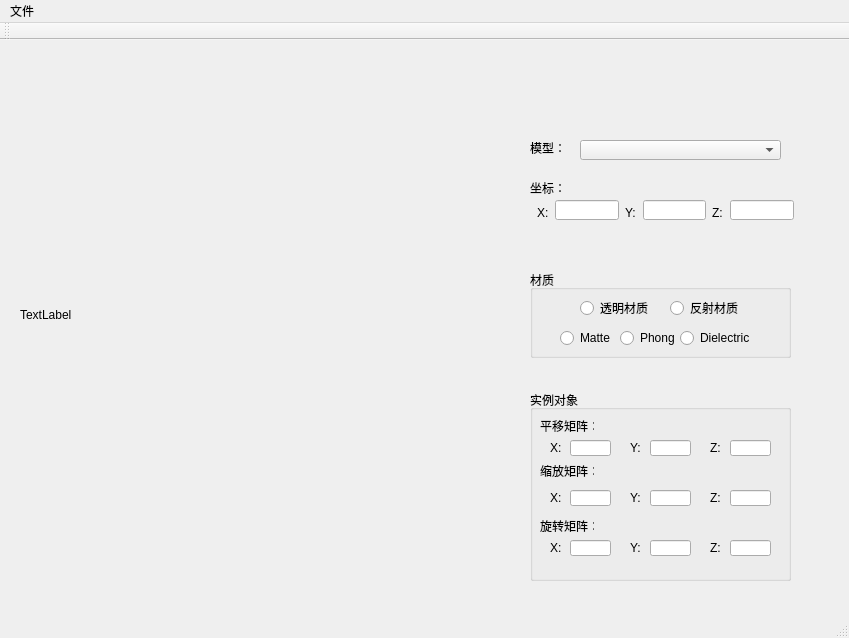
<?xml version="1.0" encoding="UTF-8"?>
<ui version="4.0">
 <class>MainWindow</class>
 <widget class="QMainWindow" name="MainWindow">
  <property name="geometry">
   <rect>
    <x>0</x>
    <y>0</y>
    <width>849</width>
    <height>638</height>
   </rect>
  </property>
  <property name="windowTitle">
   <string>MainWindow</string>
  </property>
  <widget class="QWidget" name="centralWidget">
   <widget class="QLabel" name="view">
    <property name="geometry">
     <rect>
      <x>20</x>
      <y>50</y>
      <width>450</width>
      <height>450</height>
     </rect>
    </property>
    <property name="text">
     <string>TextLabel</string>
    </property>
   </widget>
   <widget class="QLabel" name="label">
    <property name="geometry">
     <rect>
      <x>530</x>
      <y>140</y>
      <width>41</width>
      <height>16</height>
     </rect>
    </property>
    <property name="text">
     <string>坐标：</string>
    </property>
   </widget>
   <widget class="QGroupBox" name="groupBox_2">
    <property name="geometry">
     <rect>
      <x>530</x>
      <y>230</y>
      <width>261</width>
      <height>88</height>
     </rect>
    </property>
    <property name="title">
     <string>材质</string>
    </property>
    <widget class="QRadioButton" name="radioButton">
     <property name="geometry">
      <rect>
       <x>30</x>
       <y>60</y>
       <width>89</width>
       <height>16</height>
      </rect>
     </property>
     <property name="text">
      <string>Matte</string>
     </property>
    </widget>
    <widget class="QRadioButton" name="radioButton_2">
     <property name="geometry">
      <rect>
       <x>90</x>
       <y>60</y>
       <width>61</width>
       <height>16</height>
      </rect>
     </property>
     <property name="text">
      <string>Phong</string>
     </property>
    </widget>
    <widget class="QRadioButton" name="radioButton_3">
     <property name="geometry">
      <rect>
       <x>140</x>
       <y>30</y>
       <width>71</width>
       <height>16</height>
      </rect>
     </property>
     <property name="text">
      <string>反射材质</string>
     </property>
    </widget>
    <widget class="QRadioButton" name="radioButton_4">
     <property name="geometry">
      <rect>
       <x>50</x>
       <y>30</y>
       <width>71</width>
       <height>16</height>
      </rect>
     </property>
     <property name="text">
      <string>透明材质</string>
     </property>
    </widget>
    <widget class="QRadioButton" name="radioButton_5">
     <property name="geometry">
      <rect>
       <x>150</x>
       <y>60</y>
       <width>91</width>
       <height>16</height>
      </rect>
     </property>
     <property name="text">
      <string>Dielectric</string>
     </property>
    </widget>
   </widget>
   <widget class="QGroupBox" name="groupBox">
    <property name="geometry">
     <rect>
      <x>530</x>
      <y>350</y>
      <width>261</width>
      <height>191</height>
     </rect>
    </property>
    <property name="title">
     <string>实例对象</string>
    </property>
    <widget class="QLabel" name="label_5">
     <property name="geometry">
      <rect>
       <x>10</x>
       <y>30</y>
       <width>54</width>
       <height>12</height>
      </rect>
     </property>
     <property name="text">
      <string>平移矩阵：</string>
     </property>
    </widget>
    <widget class="QLabel" name="label_6">
     <property name="geometry">
      <rect>
       <x>10</x>
       <y>130</y>
       <width>54</width>
       <height>12</height>
      </rect>
     </property>
     <property name="text">
      <string>旋转矩阵：</string>
     </property>
    </widget>
    <widget class="QLabel" name="label_7">
     <property name="geometry">
      <rect>
       <x>10</x>
       <y>70</y>
       <width>54</width>
       <height>21</height>
      </rect>
     </property>
     <property name="text">
      <string>缩放矩阵：</string>
     </property>
    </widget>
    <widget class="QLabel" name="label_8">
     <property name="geometry">
      <rect>
       <x>20</x>
       <y>50</y>
       <width>16</width>
       <height>16</height>
      </rect>
     </property>
     <property name="text">
      <string>X:</string>
     </property>
    </widget>
    <widget class="QLineEdit" name="le_tranformX">
     <property name="geometry">
      <rect>
       <x>40</x>
       <y>50</y>
       <width>41</width>
       <height>16</height>
      </rect>
     </property>
    </widget>
    <widget class="QLabel" name="label_9">
     <property name="geometry">
      <rect>
       <x>100</x>
       <y>50</y>
       <width>16</width>
       <height>16</height>
      </rect>
     </property>
     <property name="text">
      <string>Y:</string>
     </property>
    </widget>
    <widget class="QLineEdit" name="le_tranformY">
     <property name="geometry">
      <rect>
       <x>120</x>
       <y>50</y>
       <width>41</width>
       <height>16</height>
      </rect>
     </property>
    </widget>
    <widget class="QLabel" name="label_10">
     <property name="geometry">
      <rect>
       <x>180</x>
       <y>50</y>
       <width>16</width>
       <height>16</height>
      </rect>
     </property>
     <property name="text">
      <string>Z:</string>
     </property>
    </widget>
    <widget class="QLineEdit" name="le_tranformZ">
     <property name="geometry">
      <rect>
       <x>200</x>
       <y>50</y>
       <width>41</width>
       <height>16</height>
      </rect>
     </property>
    </widget>
    <widget class="QLineEdit" name="le_scaleY_2">
     <property name="geometry">
      <rect>
       <x>120</x>
       <y>100</y>
       <width>41</width>
       <height>16</height>
      </rect>
     </property>
    </widget>
    <widget class="QLabel" name="label_11">
     <property name="geometry">
      <rect>
       <x>20</x>
       <y>100</y>
       <width>16</width>
       <height>16</height>
      </rect>
     </property>
     <property name="text">
      <string>X:</string>
     </property>
    </widget>
    <widget class="QLabel" name="label_12">
     <property name="geometry">
      <rect>
       <x>180</x>
       <y>100</y>
       <width>16</width>
       <height>16</height>
      </rect>
     </property>
     <property name="text">
      <string>Z:</string>
     </property>
    </widget>
    <widget class="QLineEdit" name="le_scaleZ_2">
     <property name="geometry">
      <rect>
       <x>200</x>
       <y>100</y>
       <width>41</width>
       <height>16</height>
      </rect>
     </property>
    </widget>
    <widget class="QLineEdit" name="le_scaleX_2">
     <property name="geometry">
      <rect>
       <x>40</x>
       <y>100</y>
       <width>41</width>
       <height>16</height>
      </rect>
     </property>
    </widget>
    <widget class="QLabel" name="label_13">
     <property name="geometry">
      <rect>
       <x>100</x>
       <y>100</y>
       <width>16</width>
       <height>16</height>
      </rect>
     </property>
     <property name="text">
      <string>Y:</string>
     </property>
    </widget>
    <widget class="QLabel" name="label_14">
     <property name="geometry">
      <rect>
       <x>20</x>
       <y>150</y>
       <width>16</width>
       <height>16</height>
      </rect>
     </property>
     <property name="text">
      <string>X:</string>
     </property>
    </widget>
    <widget class="QLineEdit" name="le_rotateX">
     <property name="geometry">
      <rect>
       <x>40</x>
       <y>150</y>
       <width>41</width>
       <height>16</height>
      </rect>
     </property>
    </widget>
    <widget class="QLineEdit" name="le_rotateZ">
     <property name="geometry">
      <rect>
       <x>200</x>
       <y>150</y>
       <width>41</width>
       <height>16</height>
      </rect>
     </property>
    </widget>
    <widget class="QLineEdit" name="le_rotateY">
     <property name="geometry">
      <rect>
       <x>120</x>
       <y>150</y>
       <width>41</width>
       <height>16</height>
      </rect>
     </property>
    </widget>
    <widget class="QLabel" name="label_15">
     <property name="geometry">
      <rect>
       <x>180</x>
       <y>150</y>
       <width>16</width>
       <height>16</height>
      </rect>
     </property>
     <property name="text">
      <string>Z:</string>
     </property>
    </widget>
    <widget class="QLabel" name="label_16">
     <property name="geometry">
      <rect>
       <x>100</x>
       <y>150</y>
       <width>16</width>
       <height>16</height>
      </rect>
     </property>
     <property name="text">
      <string>Y:</string>
     </property>
    </widget>
   </widget>
   <widget class="QLabel" name="label_2">
    <property name="geometry">
     <rect>
      <x>530</x>
      <y>100</y>
      <width>36</width>
      <height>16</height>
     </rect>
    </property>
    <property name="text">
     <string>模型：</string>
    </property>
   </widget>
   <widget class="QComboBox" name="cb_modelName">
    <property name="geometry">
     <rect>
      <x>580</x>
      <y>100</y>
      <width>201</width>
      <height>20</height>
     </rect>
    </property>
   </widget>
   <widget class="QLabel" name="label_17">
    <property name="geometry">
     <rect>
      <x>537</x>
      <y>165</y>
      <width>16</width>
      <height>16</height>
     </rect>
    </property>
    <property name="text">
     <string>X:</string>
    </property>
   </widget>
   <widget class="QLineEdit" name="le_localX">
    <property name="geometry">
     <rect>
      <x>555</x>
      <y>160</y>
      <width>64</width>
      <height>20</height>
     </rect>
    </property>
   </widget>
   <widget class="QLabel" name="label_19">
    <property name="geometry">
     <rect>
      <x>625</x>
      <y>165</y>
      <width>16</width>
      <height>16</height>
     </rect>
    </property>
    <property name="text">
     <string>Y:</string>
    </property>
   </widget>
   <widget class="QLineEdit" name="le_localY">
    <property name="geometry">
     <rect>
      <x>643</x>
      <y>160</y>
      <width>63</width>
      <height>20</height>
     </rect>
    </property>
   </widget>
   <widget class="QLabel" name="label_18">
    <property name="geometry">
     <rect>
      <x>712</x>
      <y>165</y>
      <width>16</width>
      <height>16</height>
     </rect>
    </property>
    <property name="text">
     <string>Z:</string>
    </property>
   </widget>
   <widget class="QLineEdit" name="le_localZ">
    <property name="geometry">
     <rect>
      <x>730</x>
      <y>160</y>
      <width>64</width>
      <height>20</height>
     </rect>
    </property>
   </widget>
   <zorder>groupBox_2</zorder>
   <zorder>groupBox</zorder>
   <zorder>label_2</zorder>
   <zorder>cb_modelName</zorder>
   <zorder>label_17</zorder>
   <zorder>le_localX</zorder>
   <zorder>label_19</zorder>
   <zorder>le_localY</zorder>
   <zorder>label_18</zorder>
   <zorder>le_localZ</zorder>
   <zorder>view</zorder>
   <zorder>label</zorder>
  </widget>
  <widget class="QMenuBar" name="menuBar">
   <property name="geometry">
    <rect>
     <x>0</x>
     <y>0</y>
     <width>849</width>
     <height>23</height>
    </rect>
   </property>
   <widget class="QMenu" name="menu">
    <property name="title">
     <string>文件</string>
    </property>
    <addaction name="action_PLY"/>
    <addaction name="action"/>
   </widget>
   <addaction name="menu"/>
  </widget>
  <widget class="QToolBar" name="mainToolBar">
   <attribute name="toolBarArea">
    <enum>TopToolBarArea</enum>
   </attribute>
   <attribute name="toolBarBreak">
    <bool>false</bool>
   </attribute>
  </widget>
  <widget class="QStatusBar" name="statusBar"/>
  <action name="action_PLY">
   <property name="text">
    <string>读取PLY文件</string>
   </property>
  </action>
  <action name="action">
   <property name="text">
    <string>保存图片</string>
   </property>
  </action>
 </widget>
 <layoutdefault spacing="6" margin="11"/>
 <resources/>
 <connections/>
</ui>
